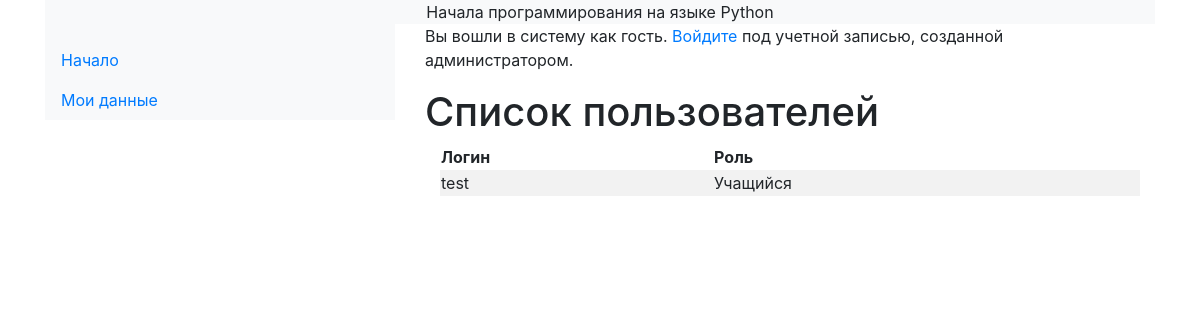
/users, run on an earlier commit of the app's database.
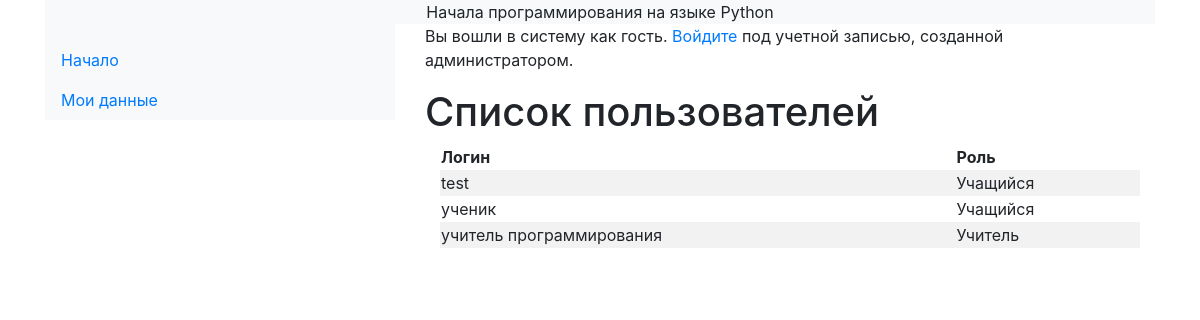
And on a later commit of the database.
### tables this page shows
CREATE TABLE "user" (
	"id"	INTEGER NOT NULL UNIQUE,
	"login"	TEXT NOT NULL UNIQUE,
	"password"	TEXT NOT NULL,
	"userTypeID"	INTEGER NOT NULL,
	PRIMARY KEY("id" AUTOINCREMENT)
);

CREATE TABLE "userType" (
	"id"	INTEGER NOT NULL UNIQUE,
	"typeName"	TEXT NOT NULL UNIQUE,
	PRIMARY KEY("id" AUTOINCREMENT)
);

### app.py (the view)
@app.route("/users")
def users():
    users = getUserList()
    return render_template("users.html", users=users)

### db_py.py (called while the page is built)
def getUserList():
    connection = sqlite3.connect('course.db')
    cursor = connection.cursor()
    cursor.execute("SELECT login, typeName FROM user, usertype where user.userTypeID = usertype.id and user.userTypeID <> 3")
    userlist = cursor.fetchall()
    return userlist

### templates/users.html
{% extends "layout.html" %}
{% block body %}
<h1>Список пользователей</h1>
<div class="col-md-12">
    <table class="table-striped" width="100%">
        <thead>
            <tr>
                <th scope="col">Логин</th>
                <th scope="col">Роль</th>
            </tr>
        </thead>
        <tbody>
            {% for user in users %}
            <tr>
                <td>{{ user[0] }}</td>
                <td>{{ user[1] }}</td>
            </tr>
            {% endfor %}
        </tbody>
    </table>
</div>
{% endblock %}

### templates/layout.html (shortened to what this page needs)
<!DOCTYPE html>
<html lang="ru">
<head>
  <link rel="stylesheet" href="/static/css/bootstrap.min.css">
  <link rel="stylesheet" href="/static/css/test.css">
</head>
<body>
  <div class="container-md">
    <div class="head text-center bg-light">
      Начала программирования на языке Python
    </div>
    <div class="row">
      <div class="col-md-4">
        <nav id="sidebarMenu" class="d-md-block bg-light sidebar collapse sticky-top">
          <div class="sidebar-sticky pt-3">
            <ul class="nav flex-column">
              <li class="nav-item">
                <a class="nav-link" href="/">
                  Начало
                </a>
              </li>
              <li class="nav-item">
                <a class="nav-link" href="/login">
                  Мои данные
                </a>
              </li>
            </ul>
          </div>
        </nav>
      </div>
      <div class="col-md-8">
        <p>Вы вошли в систему как
          {% if session.get("name") %}{{ session.get("name") }} с ролью {{ session.get("role") }}.
          {% else %}гость. <a href="/login">Войдите</a>
          под учетной записью, созданной администратором.
          {% endif %}</p>
        {% block body %}{% endblock %}
      </div>
    </div>
  </div>
</body>
</html>

What changed in the data, as far as the page shows it:
added user: login "ученик", typeName "Учащийся"
added user: login "учитель программирования", typeName "Учитель"
